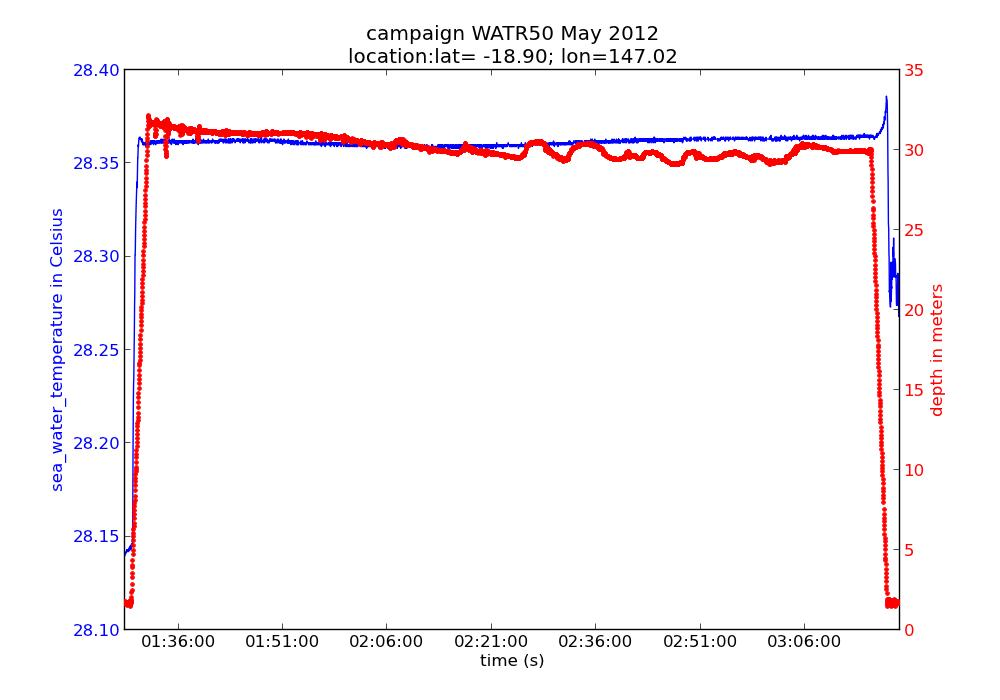

The script that drew this image:
#!/bin/env python
# -*- coding: utf-8 -*-
#
# Author: Laurent Besnard
# Institute: IMOS / eMII
# email address: laurent.besnard@utas.edu.au
# Website: http://imos.org.au/  https://github.com/aodn/imos_user_code_library
# May 2013; Last revision: 20-May-2013
#
# Copyright 2013 IMOS
# The script is distributed under the terms of the GNUv3 General Public License

from netCDF4 import Dataset, num2date
from matplotlib.pyplot import figure, xlabel, title, show

############# AUV
auv_URL = 'http://thredds.aodn.org.au/thredds/dodsC/IMOS/eMII/demos/AUV/GBR201102/r20110301_012810_station1195_09_transect/hydro_netcdf/IMOS_AUV_ST_20110301T012815Z_SIRIUS_FV00.nc' 
auv_DATA = Dataset(auv_URL) 

TIME = auv_DATA.variables['TIME']
TEMP = auv_DATA.variables['TEMP']
DEPTH = auv_DATA.variables['DEPTH']

# convert the time values into an array of datetime objects
timeData = num2date(TIME[:], TIME.units)

averageLat = auv_DATA.variables['LATITUDE'][:].mean()
averageLon = auv_DATA.variables['LONGITUDE'][:].mean()


# plot temperature and depth timeseries
figure1 = figure( figsize=(10, 7), dpi=80, facecolor='w', edgecolor='k')

ax1 = figure1.add_subplot(111)
ax1.plot(timeData,TEMP[:], 'b-')
ax1.set_title('campaign %s\nlocation: lat=%0.2f; lon=%0.2f' % (auv_DATA.title, averageLat, averageLon))
ax1.set_xlabel(TIME.standard_name)
# Make the y-axis label and tick labels match the line color.
ax1.set_ylabel(TEMP.standard_name + ' in ' + TEMP.units, color='b')
for tl in ax1.get_yticklabels():
    tl.set_color('b')

ax2 = ax1.twinx()
ax2.plot(timeData,DEPTH[:], 'r.')
ax2.set_ylabel(DEPTH.standard_name + ' in ' + DEPTH.units, color='r')
for tl in ax2.get_yticklabels():
    tl.set_color('r')

show()
